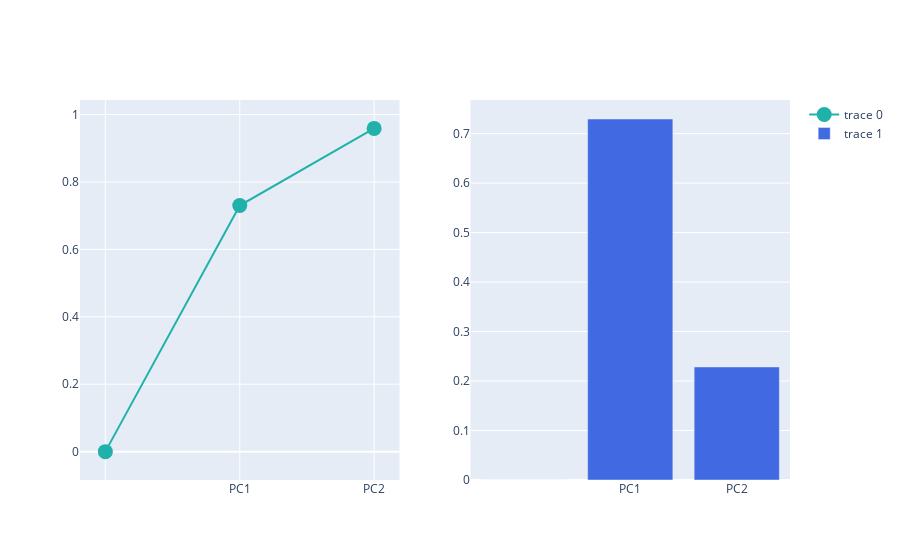

Notebook source saved alongside this figure:
### Markdown cell above
##### 3.2.4.3. Explained Variance + Cumulative Variance (Separate Plot)

### Code cell
from plotly.subplots import make_subplots
import plotly.graph_objects as go

fig = make_subplots(rows=1, cols=2)

fig.add_trace(
    go.Scatter(
        x=df_explained_variance['PC'],
        y=df_explained_variance['Cumulative Variance'],
        marker=dict(size=15, color="LightSeaGreen")
    ), row=1, col=1
    )

fig.add_trace(
    go.Bar(
        x=df_explained_variance['PC'],
        y=df_explained_variance['Explained Variance'],
        marker=dict(color="RoyalBlue"),
    ), row=1, col=2
    )

fig.show()

### Figure 1 — Plotly figure (JSON) as saved in the notebook; plotly's stock layout.template omitted (floating-point values rounded to 4 significant figures)
{"data": [{"marker": {"color": "LightSeaGreen", "size": 15}, "type": "scatter", "x": ["", "PC1", "PC2"], "xaxis": "x", "y": [0, 0.73, 0.959], "yaxis": "y"}, {"marker": {"color": "RoyalBlue"}, "type": "bar", "x": ["", "PC1", "PC2"], "xaxis": "x2", "y": [0, 0.7296, 0.2285], "yaxis": "y2"}], "layout": {"xaxis": {"anchor": "y", "domain": [0, 0.45]}, "xaxis2": {"anchor": "y2", "domain": [0.55, 1]}, "yaxis": {"anchor": "x", "domain": [0, 1]}, "yaxis2": {"anchor": "x2", "domain": [0, 1]}}}
